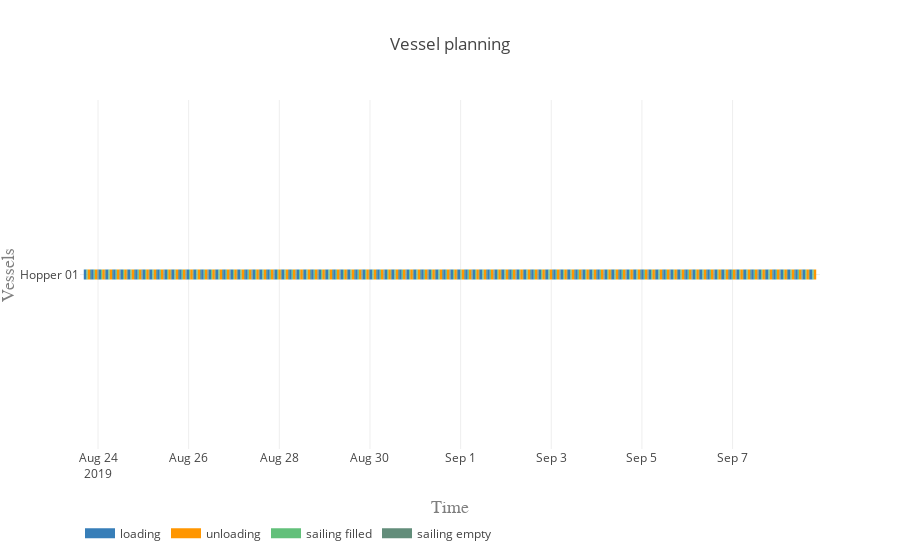

The notebook cell saved with this chart:
### Markdown cell above
#### Vessel planning

### Code cell
vessels = [hopper]

activities = ['loading', 'unloading', 'sailing filled', 'sailing empty']
colors = {0:'rgb(55,126,184)', 1:'rgb(255,150,0)', 2:'rgb(98, 192, 122)', 3:'rgb(98, 141, 122)'}

plot.vessel_planning(vessels, activities, colors)

### Figure 1 — Plotly figure (JSON) as saved in the notebook; plotly's stock layout.template omitted (floating-point values rounded to 4 significant figures; data arrays with more than 128 entries replaced by an {"elided": "..."} marker saying what was removed)
{"data": [{"connectgaps": false, "hoverinfo": "y+name", "line": {"color": "rgb(55,126,184)", "width": 10}, "mode": "lines", "name": "loading", "type": "scatter", "uid": "5713ac7e-8803-45c1-aead-e57ab14a5f0c", "x": {"elided": "500 str values"}, "y": {"elided": "500 str values"}}, {"connectgaps": false, "hoverinfo": "y+name", "line": {"color": "rgb(255,150,0)", "width": 10}, "mode": "lines", "name": "unloading", "type": "scatter", "uid": "467008ec-6e15-4283-b680-0497e1dccd10", "x": {"elided": "500 str values"}, "y": {"elided": "500 str values"}}, {"connectgaps": false, "hoverinfo": "y+name", "line": {"color": "rgb(98, 192, 122)", "width": 10}, "mode": "lines", "name": "sailing filled", "type": "scatter", "uid": "a5edfa74-5b8c-4de5-a945-ed92f61b4b68", "x": {"elided": "500 str values"}, "y": {"elided": "500 str values"}}, {"connectgaps": false, "hoverinfo": "y+name", "line": {"color": "rgb(98, 141, 122)", "width": 10}, "mode": "lines", "name": "sailing empty", "type": "scatter", "uid": "cde62039-d369-462f-8707-4b673d2cb4d2", "x": {"elided": "495 str values"}, "y": {"elided": "495 str values"}}], "layout": {"hovermode": "closest", "legend": {"orientation": "h", "x": 0, "y": -0.2}, "title": "Vessel planning", "xaxis": {"range": ["2019-08-23 14:27:28", "2019-09-08 22:17:23.844910"], "title": "Time", "titlefont": {"color": "#7f7f7f", "family": "Courier New, monospace", "size": 18}}, "yaxis": {"title": "Vessels", "titlefont": {"color": "#7f7f7f", "family": "Courier New, monospace", "size": 18}}}}
